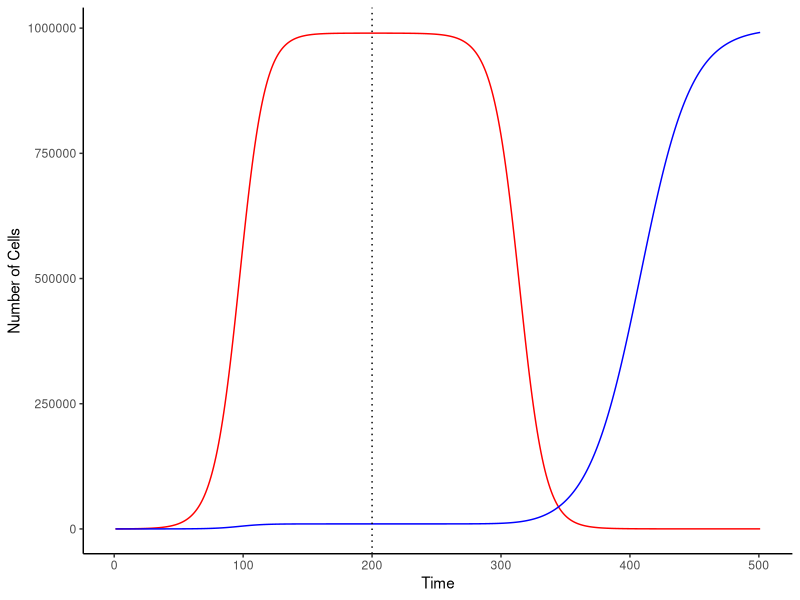

This chart was generated by the following R code:
# Exercise 11

#Set up initial parameters
#When drug is absent:
rN<- 0.1
rM<- 0.1
#When drug is present
rN2<- -0.1
rM2<- 0.05
#Carrying Capacity
K<- 1000000

#Set timesteps
timesteps<-500

#Set an output to population
N<-numeric(length=length(timesteps))
M<-numeric(length=length(timesteps))

#Set N0 and M0
N0<-99
M0<-1
N[1]<-N0
M[1]<-M0

#Use a for loop to simulate in time
for(i in 1:timesteps){
  if(i<200){
    M[i+1] = M[i]+rM*M[i]*(1-(N[i]+M[i])/K)
    N[i+1] = N[i]+rN*N[i]*(1-(N[i]+M[i])/K)
  }else{
    M[i+1] = M[i]+rM2*M[i]*(1-(N[i]+M[i])/K)
    N[i+1] = N[i]+rN2*N[i]*(1-(N[i]+M[i])/K)
  }
}

#Set up a drug treatment event to occur sometime at t around 200
TotalCells<-data.frame(time=1:(timesteps+1),N=N,M=M)

library(ggplot2)
ggplot(TotalCells, aes(x=time, color = N))+
  geom_line(aes(y=N), color="red") +
  geom_line(aes(y=M), color="blue") +
  xlab("Time") +
  ylab("Number of Cells") +
  geom_vline(xintercept = c(200), linetype = "dotted") +
  theme_classic()






















